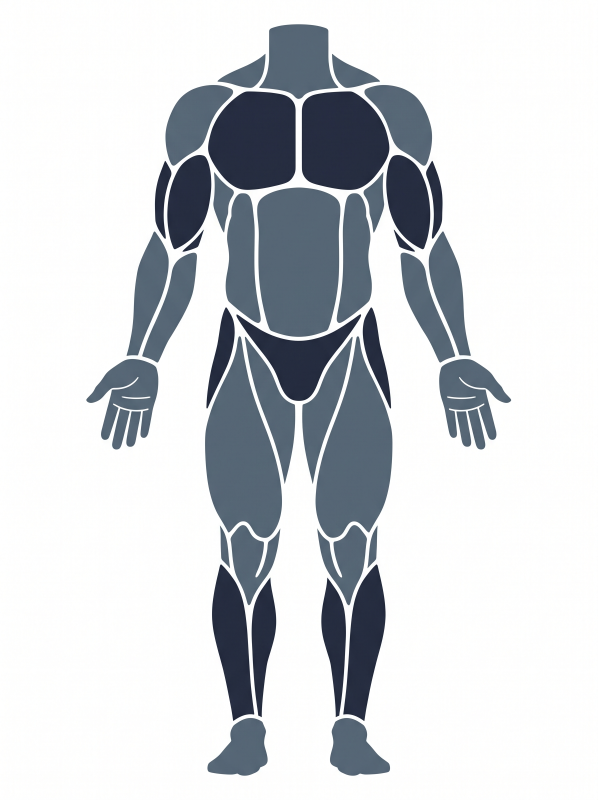
#> input picture assets/muscles/front.png, 1792 x 2400 px, found by its file name (shown at 1/3 size); its folder holds 2 pictures in this run
$ python muscles-label.py ../assets/muscles/back.png
#> lines starting #> are read from the running program, lines starting #| are printed output that depends on the picture; after the words box and inside, x2 and y2 are one past the last pixel; in counts of white or black regions, pixels touching at a corner belong together
import sys,numpy as np
from PIL import Image,ImageDraw
from scipy import ndimage as ndi
SP=sys.argv[1]  # map voor tussenbestanden
for v in ("front","back"):
    im=Image.open(f"assets/muscles/{v}.png").convert("RGB");a=np.asarray(im).astype(int)
#> further down, im is the input picture: PIL image 1792x2400 RGB; mean R, G, B 207.9, 211.2, 215
    lum=a.mean(axis=2);body=lum<150
#> after `body = lum < 150`:
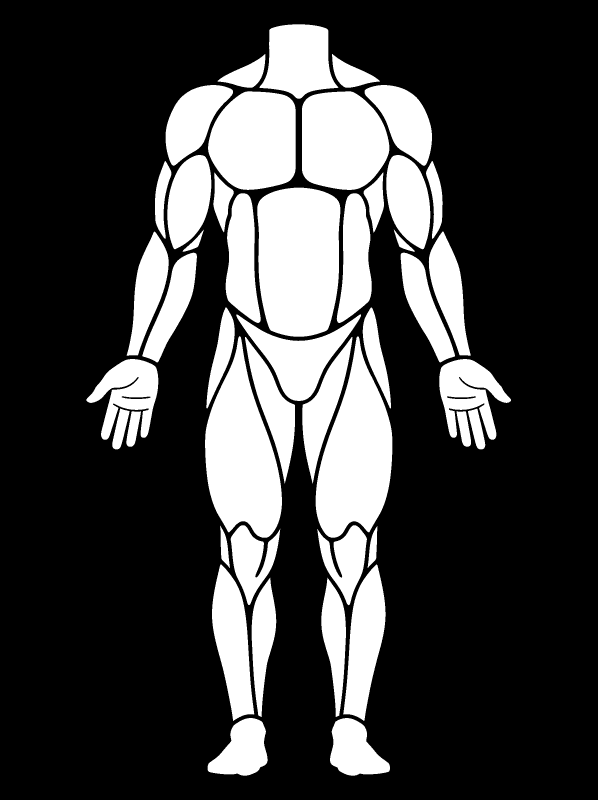
#> body: shape (2400, 1792) bool (shown at 1/3 size); 25.1% white; 45 white regions, largest, box (x1, y1, x2, y2) and area: (772, 563, 1021, 1010) 98500, (615, 1009, 846, 1613) 84015, (947, 1009, 1177, 1613) 84001
    lab,n=ndi.label(body)
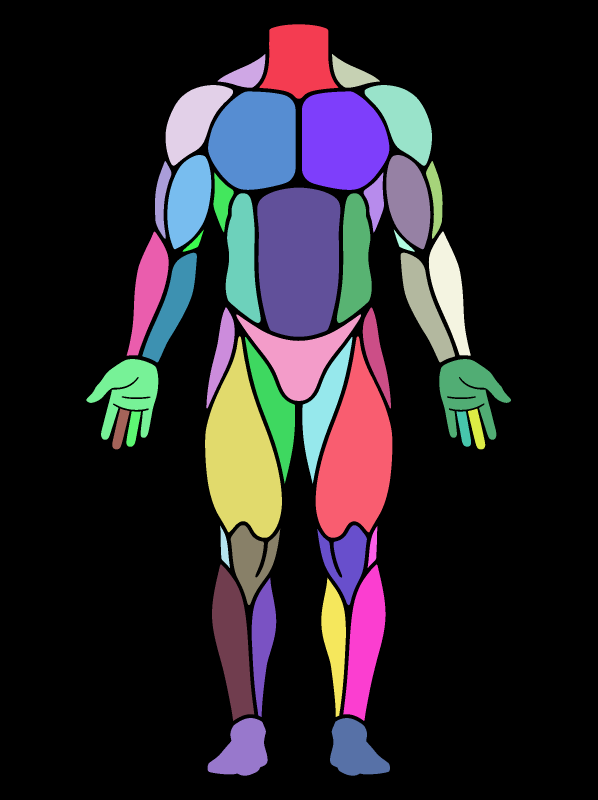
#> lab: shape (2400, 1792) int32 (shown at 1/3 size); 46 distinct labels, from 0 to 45; one colour per label, 0 black
#> n = 45
    areas=ndi.sum(body,lab,range(1,n+1))
#> areas = 45 values, max 98500 at index 13, min 1124 at index 16, mean 23963.7
    keep=[i+1 for i,s in enumerate(areas) if s>600]
#> keep = 45 values from 1 to 45
    out=np.zeros_like(lab);
    for k,i in enumerate(keep,1): out[lab==i]=k
#> this loop made 45 passes
    np.save(f"{SP}/{v}_lab.npy",out.astype(np.int16))
    sm=im.resize((im.width//2,im.height//2));d=ImageDraw.Draw(sm)
#> after `sm = im.resize((im.width // 2, im.height // 2))`:
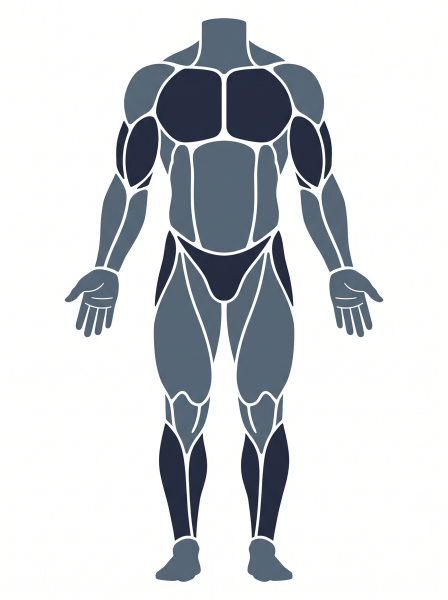
#> sm: PIL image 896x1200 RGB (shown at 1/2 size); mean R, G, B 207.9, 211.2, 215
    for k in range(1,len(keep)+1):
        m=out==k;ys,xs=np.nonzero(m);cy,cx=ys.mean(),xs.mean()
        dist=(ys-cy)**2+(xs-cx)**2;j=dist.argmin();x,y=xs[j]//2,ys[j]//2
        d.rectangle([x-11,y-8,x+11,y+8],fill=(255,230,0));d.text((x-8,y-6),str(k),fill=(0,0,0))
#> this loop made 45 passes
#> (cy, cx, j, x, y) on passes 1 to 12: (179.4, 895.8, 18112, 448, 89), (223.4, 739.6, 3035, 370, 111), (223.3, 1051.8, 3044, 526, 111), (359.8, 579.2, 13811, 289, 180), (359.9, 1212.4, 13797, 606, 180), (422.2, 766.2, 31938, 383, 211), (422.3, 1025.5, 31883, 513, 211), (600.1, 566.4, 13556, 283, 300), (600.1, 1225.3, 13565, 612, 300), (591.5, 485, 3046, 242, 295), (591.4, 1306.5, 3056, 653, 295), (601.9, 665.2, 3023, 332, 301)
#> pass 1, `m = out == k`:
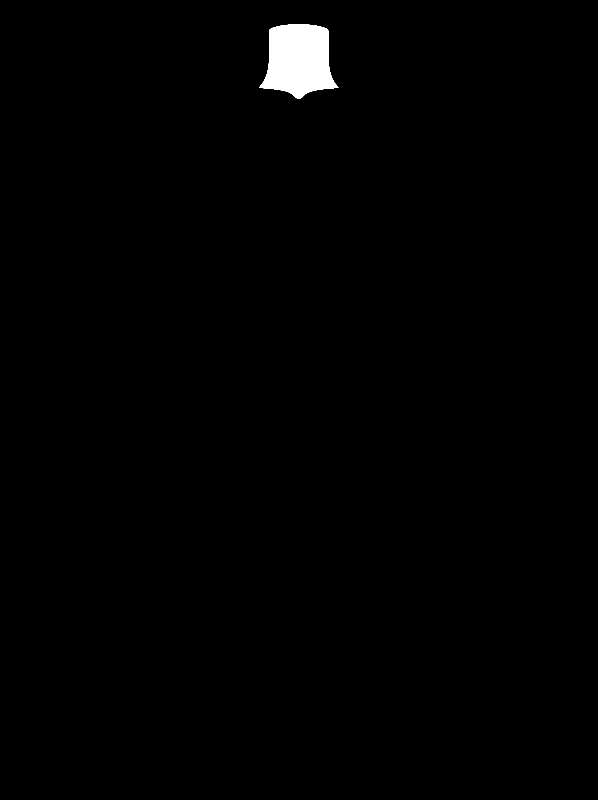
#> m: shape (2400, 1792) bool (shown at 1/3 size); 0.86% white; 1 white region, box (x1, y1, x2, y2) and area: (778, 73, 1015, 296) 36944
#> pass 3, `m = out == k`:
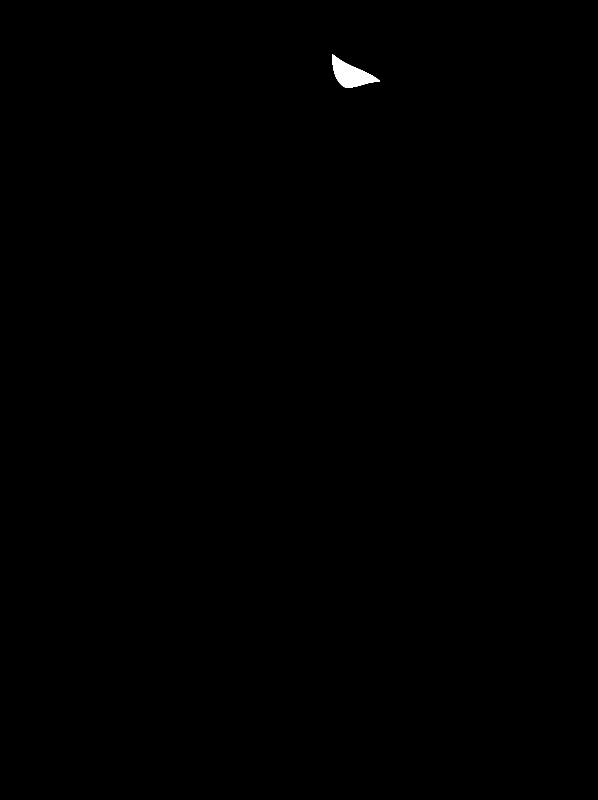
#> m: shape (2400, 1792) bool (shown at 1/3 size); 0.16% white; 1 white region, box (x1, y1, x2, y2) and area: (996, 162, 1140, 263) 6767
#> after the loop:
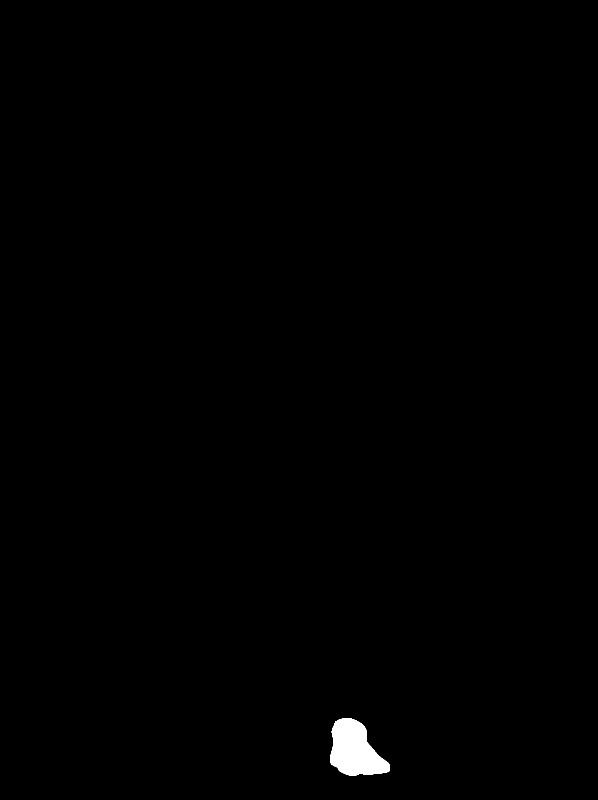
#> m: shape (2400, 1792) bool (shown at 1/3 size); 0.47% white; 1 white region, box (x1, y1, x2, y2) and area: (990, 2154, 1170, 2327) 20152
    sm.save(f"{SP}/{v}_num.png");print(v,len(keep),"components")
#> after `sm.save(f'{SP}/{v}_num.png')`:
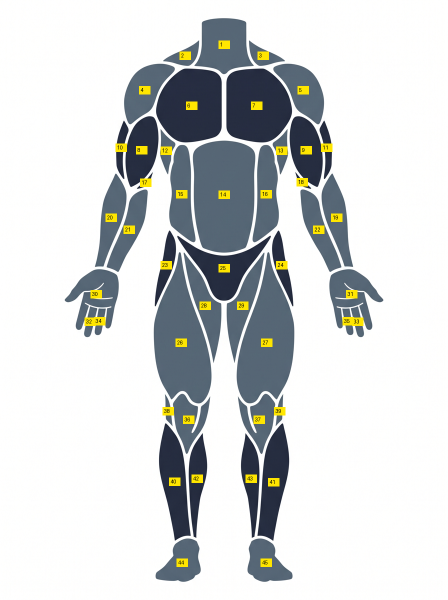
#> saved as front_num.png: PIL image 896x1200 RGB (shown at 1/2 size); mean R, G, B 210.4, 213.1, 213.2
#| front 45 components
#> pass 2 of the loop `for v in ("front","back"):`:
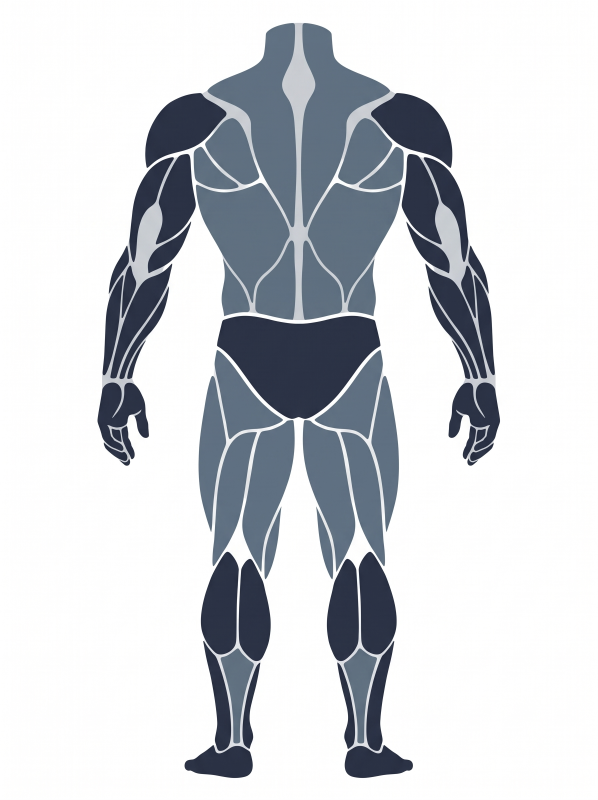
#> input picture assets/muscles/back.png, 1792 x 2400 px, found by its file name (shown at 1/3 size)
#> im is the input picture: PIL image 1792x2400 RGB; mean R, G, B 205.2, 208.4, 213.1
#> body: shape (2400, 1792) bool; 26% white; 65 white regions, largest, box (x1, y1, x2, y2) and area: (651, 947, 1141, 1257) 100569, (903, 69, 1170, 682) 67181, (623, 69, 889, 682) 67143
#> `lab,n=ndi.label(body)`:
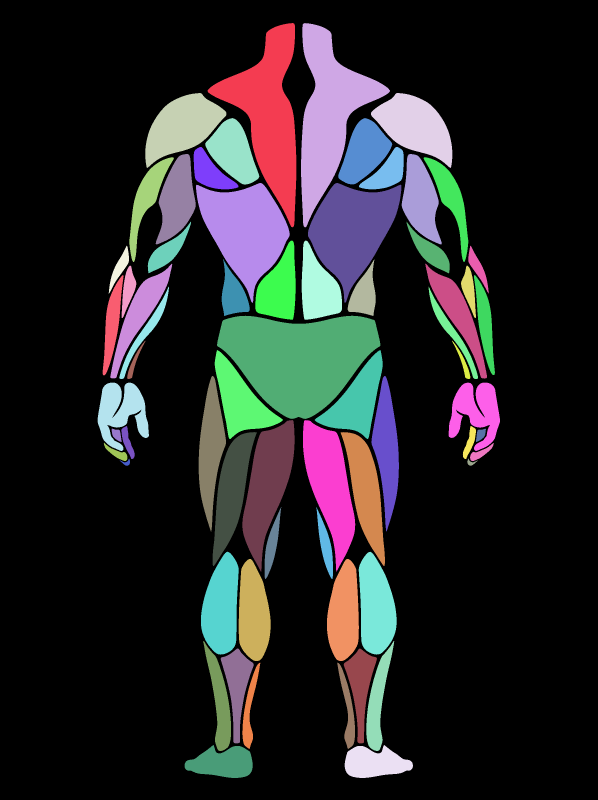
#> lab: shape (2400, 1792) int32 (shown at 1/3 size); 66 distinct labels, from 0 to 65; one colour per label, 0 black
#> n = 65
#> areas = 65 values, max 100569 at index 30, min 266 at index 50, mean 17218.6
#> keep = 63 values from 1 to 65
#> the loop `for k,i in enumerate(keep,1): out[lab==i]=k` made 63 passes
#> i on passes 1 to 8: 1, 2, 3, 4, 5, 6, 7, 8
#> the loop `for k in range(1,len(keep)+1):` made 63 passes
#> (cy, cx, j, x, y) on passes 1 to 8: (342.2, 807.5, 36107, 404, 171), (341.9, 983.8, 36160, 492, 171), (378.4, 545.8, 15490, 273, 189), (378.4, 1245.8, 15501, 623, 189), (455.5, 699.3, 9539, 349, 228), (455.6, 1092, 9509, 546, 228), (517.2, 630.4, 3803, 315, 258), (517.3, 1161.1, 3777, 580, 258)
#> `sm.save(f'{SP}/{v}_num.png')`:
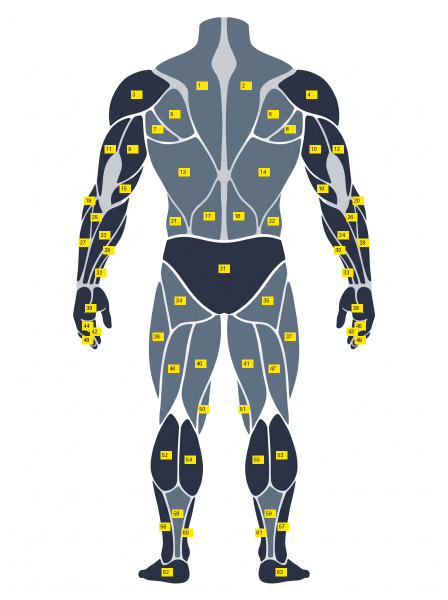
#> saved as back_num.png: PIL image 896x1200 RGB (shown at 1/2 size); mean R, G, B 208.7, 211.2, 210.5
#| back 63 components
